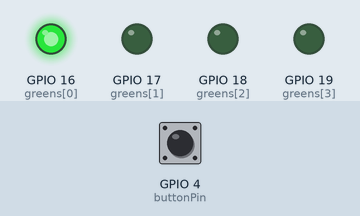
Simulated run of this sketch. Board: ESP32. Parts: output pins drawn as LEDs (lit = HIGH). Inputs (shaded band) come from the test bench; at power-on: GPIO 4 (buttonPin) HIGH.

Above: at 6.0 s.
At 15.0 s:
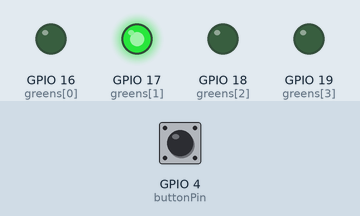
At 21.0 s:
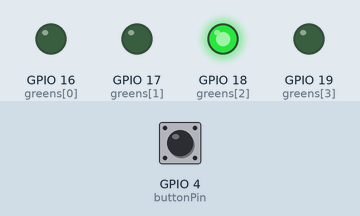
At 27.0 s:
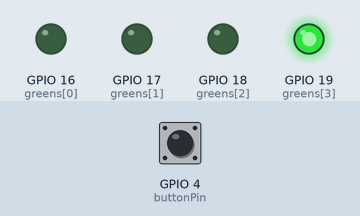
Timing chart, 0 to 39.0 s (numbered marks = the images above):
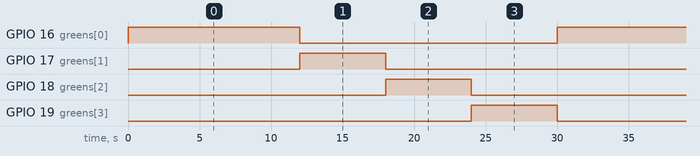

The sketch:

SmartTrafficESP32.ino
```cpp
// Simple Wokwi ESP32 demonstration: 4 roads, green LEDs on GPIOs 16-19
// Emergency button on GPIO 4 (button to GND, internal pull-up)
const int greens[4]={16,17,18,19};
const int buttonPin=4;
void setup(){for(int i=0;i<4;i++)pinMode(greens[i],OUTPUT);pinMode(buttonPin,INPUT_PULLUP);}
void loop(){
 for(int road=0;road<4;road++){
  if(digitalRead(buttonPin)==LOW){road=0;}
  for(int i=0;i<4;i++)digitalWrite(greens[i],i==road?HIGH:LOW);
  int seconds=road==0?12:6;
  for(int t=0;t<seconds*10;t++){
   if(digitalRead(buttonPin)==LOW && road!=0)break;
   delay(100);
  }
 }
}
```

Measured:
- by itself, GPIO 16 (greens[0]): alternates HIGH for 12.0 s and LOW for 18.0 s
- by itself, GPIO 17 (greens[1]), GPIO 18 (greens[2]), GPIO 19 (greens[3]): alternates HIGH for 6.0 s and LOW for 24.0 s
- by itself, everything shown: repeats every 30.0 s, in 4 steps
